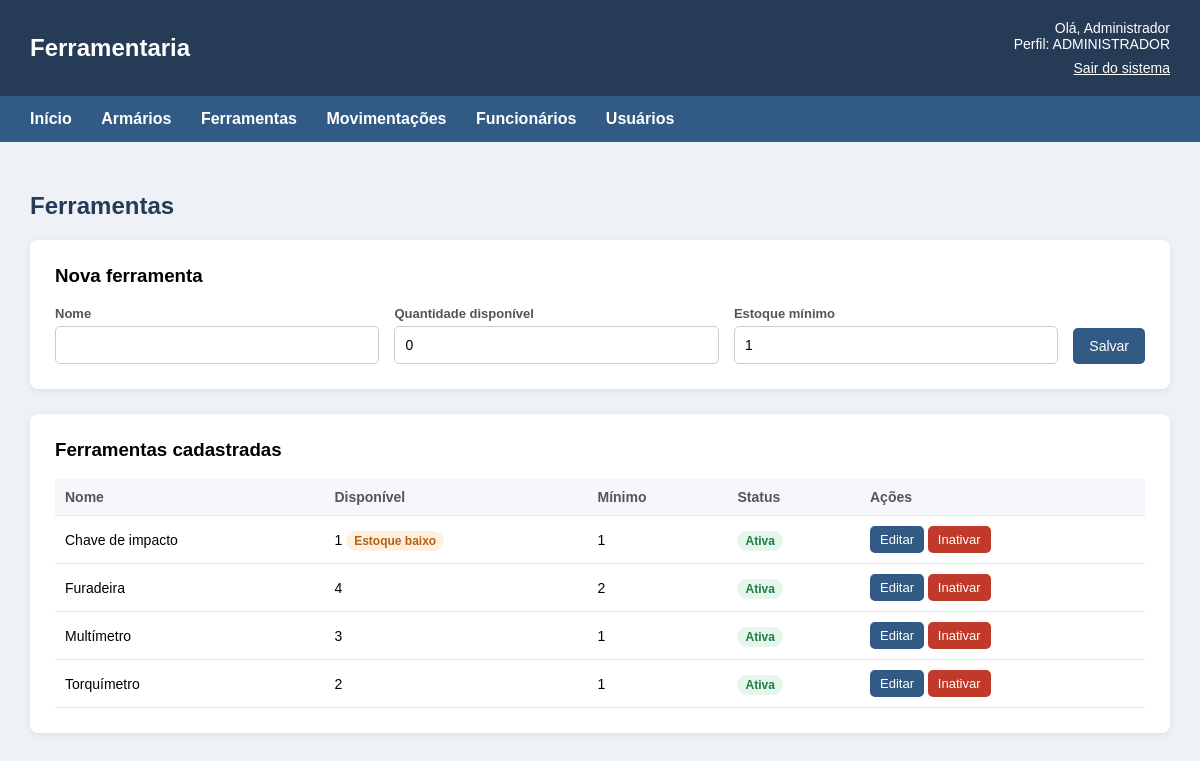
Page /ferramentas.php (signed in) on the committed database.
### tables this page shows
CREATE TABLE ferramentas (
  id                    INT AUTO_INCREMENT PRIMARY KEY,
  nome                  VARCHAR(100) NOT NULL,
  quantidade_disponivel INT NOT NULL DEFAULT 0,
  estoque_minimo        INT NOT NULL DEFAULT 1,
  ativo                 BOOLEAN NOT NULL DEFAULT TRUE,
  criado_em TIMESTAMP DEFAULT CURRENT_TIMESTAMP
);

### ferramentas.php (the view, shortened to what this page needs)
<?php
require_once "./config/conexao.php";
$nome   = $_SESSION['usuario_nome'];
$perfil = $_SESSION['perfil'];
$ehAdmin = $perfil === 'administrador';
$editando = null;
$form = [
    'id'                    => $editando['id'] ?? ($_POST['id'] ?? ''),
    'nome'                  => $editando['nome'] ?? ($_POST['nome'] ?? ''),
    'quantidade_disponivel' => $editando['quantidade_disponivel'] ?? ($_POST['quantidade_disponivel'] ?? 0),
    'estoque_minimo'        => $editando['estoque_minimo'] ?? ($_POST['estoque_minimo'] ?? 1),
];
$ferramentas = $pdo->query("SELECT * FROM ferramentas ORDER BY ativo DESC, nome")->fetchAll();
?>
<!DOCTYPE html>
<html lang="pt-br">
<head>
</head>
<body>
    <header>
        <h2>Ferramentaria</h2>
        <div class="usuario">
            Olá, <?= htmlspecialchars($nome) ?><br>
            Perfil: <?= strtoupper($perfil) ?><br>
            <a href="sair.php">Sair do sistema</a>
        </div>
    </header>
    <nav>
        <a href="dashboard.php">Início</a>
        <a href="armarios.php">Armários</a>
        <a href="ferramentas.php">Ferramentas</a>
        <a href="historico.php">Movimentações</a>
        <?php if ($ehAdmin): ?>
        <a href="funcionarios.php">Funcionários</a>
        <a href="usuarios.php">Usuários</a>
        <?php endif; ?>
    </nav>
    <main>
        <h2 class="titulo">Ferramentas</h2>
        <?php if ($ehAdmin): ?>
        <div class="caixa">
            <h3><?= $form['id'] ? 'Editar ferramenta' : 'Nova ferramenta' ?></h3>
            <form method="POST" action="ferramentas.php">
                <div class="campos">
                    <div class="campo">
                        <label for="nome">Nome</label>
                        <input type="text" id="nome" name="nome" required maxlength="100"
                               value="<?= htmlspecialchars($form['nome']) ?>">
                    </div>
                    <div class="campo">
                        <label for="quantidade">Quantidade disponível</label>
                        <input type="number" id="quantidade" name="quantidade_disponivel" min="0" required
                               value="<?= (int) $form['quantidade_disponivel'] ?>">
                    </div>
                    <div class="campo">
                        <label for="minimo">Estoque mínimo</label>
                        <input type="number" id="minimo" name="estoque_minimo" min="0" required
                               value="<?= (int) $form['estoque_minimo'] ?>">
                    </div>
                    <div>
                        <button type="submit" class="botao">Salvar</button>
                    </div>
                </div>
            </form>
        </div>
        <?php endif; ?>
        <div class="caixa">
            <h3>Ferramentas cadastradas</h3>
            <?php if (count($ferramentas) === 0): ?>
                <p>Nenhuma ferramenta cadastrada.</p>
            <?php else: ?>
                <table>
                    <tr>
                        <th>Nome</th>
                        <th>Disponível</th>
                        <th>Mínimo</th>
                        <th>Status</th>
                        <?php if ($ehAdmin): ?>
                        <th>Ações</th>
                        <?php endif; ?>
                    </tr>
                    <?php foreach ($ferramentas as $f): ?>
                    <tr class="<?= $f['ativo'] ? '' : 'inativa' ?>">
                        <td><?= htmlspecialchars($f['nome']) ?></td>
                        <td>
                            <?= $f['quantidade_disponivel'] ?>
                            <?php if ($f['ativo'] && $f['quantidade_disponivel'] <= $f['estoque_minimo']): ?>
                                <span class="etiqueta baixo">Estoque baixo</span>
                            <?php endif; ?>
                        </td>
                        <td><?= $f['estoque_minimo'] ?></td>
                        <td>
                            <?php if ($f['ativo']): ?>
                                <span class="etiqueta ativa">Ativa</span>
                            <?php else: ?>
                                <span class="etiqueta inativa">Inativa</span>
                            <?php endif; ?>
                        </td>
                        <?php if ($ehAdmin): ?>
                        <td>
                            <a href="ferramentas.php?editar=<?= $f['id'] ?>" class="botao pequeno">Editar</a>
                            <form method="POST" action="ferramentas.php">
                                <?php if ($f['ativo']): ?>
                                    <button type="submit" class="botao pequeno vermelho"
                                            onclick="return confirm('Inativar esta ferramenta?')">Inativar</button>
                                <?php else: ?>
                                    <button type="submit" class="botao pequeno verde">Ativar</button>
                                <?php endif; ?>
                            </form>
                        </td>
                        <?php endif; ?>
                    </tr>
                    <?php endforeach; ?>
                </table>
            <?php endif; ?>
        </div>
    </main>
</body>
</html>

### ferramentas.php (style rules this page uses)
* { box-sizing: border-box; }
body { margin: 0; font-family: Arial, sans-serif; background-color: #eef1f5; }
header { background-color: #263b55; color: white; padding: 20px 30px; display: flex; justify-content: space-between; align-items: center; }
header h2 { margin: 0; }
.usuario { text-align: right; font-size: 14px; }
.usuario a { color: white; display: inline-block; margin-top: 8px; }
nav { background-color: #315b85; padding: 14px 30px; }
nav a { color: white; text-decoration: none; margin-right: 25px; font-weight: bold; }
main { padding: 30px; }
h2.titulo { color: #263b55; }
.caixa { background-color: white; padding: 25px; border-radius: 8px; margin-bottom: 25px; box-shadow: 0 2px 8px rgba(0, 0, 0, 0.08); overflow-x: auto; }
.caixa h3 { margin-top: 0; }
.campos { display: flex; gap: 15px; flex-wrap: wrap; align-items: flex-end; }
.campo { display: flex; flex-direction: column; flex: 1; min-width: 150px; }
.campo label { font-size: 13px; font-weight: bold; color: #555; margin-bottom: 5px; }
.campo input { padding: 10px; border: 1px solid #ccc; border-radius: 5px; font-size: 14px; }
.botao { display: inline-block; background-color: #315b85; color: white; border: none; text-decoration: none; padding: 10px 16px; border-radius: 5px; font-size: 14px; cursor: pointer; }
.botao.vermelho { background-color: #c0392b; }
.botao.pequeno { padding: 6px 10px; font-size: 13px; }
table { width: 100%; border-collapse: collapse; font-size: 14px; }
th, td { text-align: left; padding: 10px; border-bottom: 1px solid #e3e6ea; }
th { background-color: #f5f7fa; color: #555; }
td form { display: inline; }
.etiqueta { padding: 3px 8px; border-radius: 10px; font-size: 12px; font-weight: bold; }
.etiqueta.ativa { background-color: #e6f6ec; color: #1e7e45; }
.etiqueta.baixo { background-color: #fdf0e1; color: #b9600f; }

### rows in the picture
ferramentas: nome "Chave de impacto", quantidade_disponivel "1", ativo "Estoque baixo", estoque_minimo "1"
ferramentas: nome "Furadeira", quantidade_disponivel "4", estoque_minimo "2", ativo "Ativa"
ferramentas: nome "Multímetro", quantidade_disponivel "3", estoque_minimo "1", ativo "Ativa"
ferramentas: nome "Torquímetro", quantidade_disponivel "2", estoque_minimo "1", ativo "Ativa"

### other values in the picture
$nome "Administrador"
$perfil "ADMINISTRADOR"
